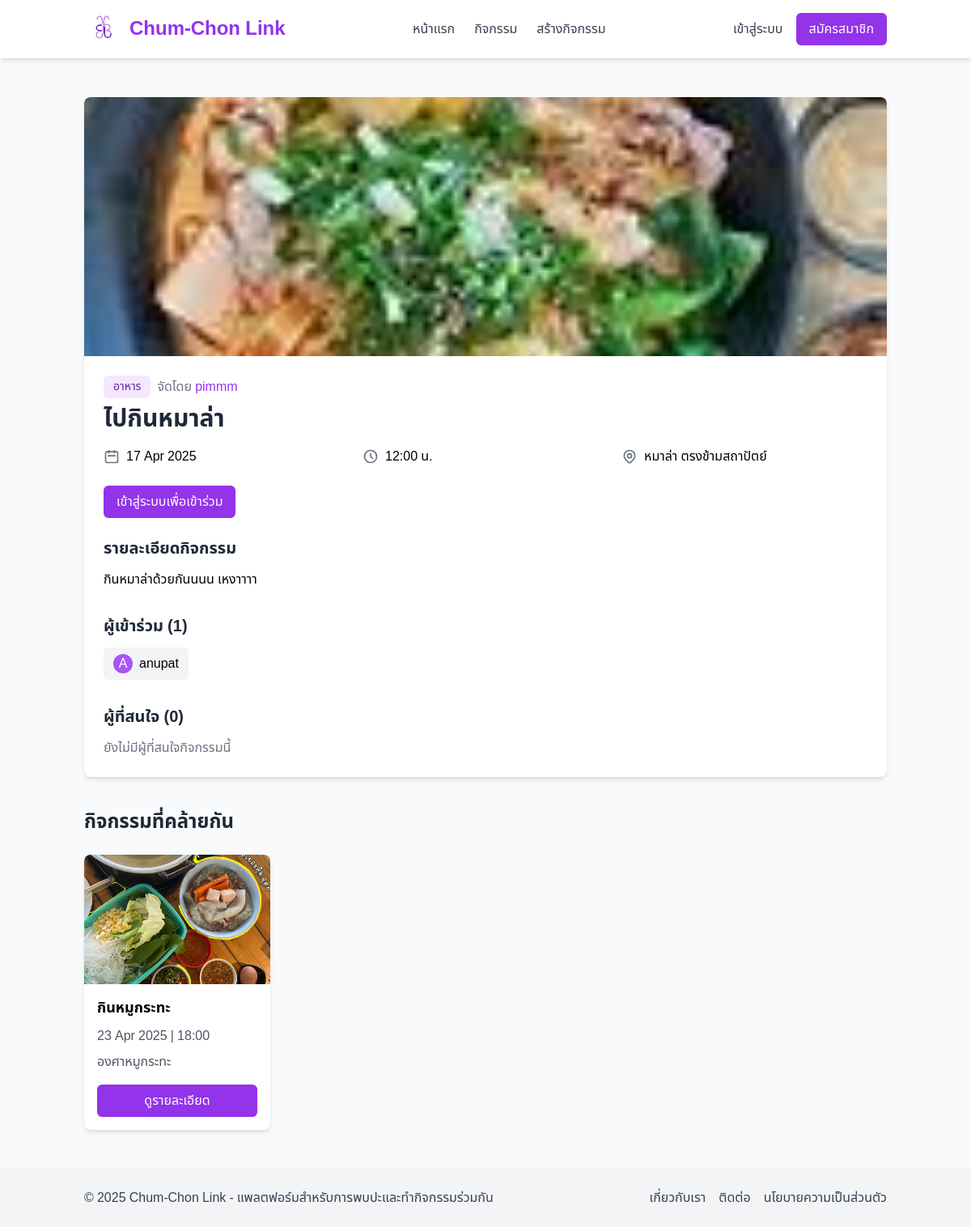
The app's page /events/2/ with its own data.
### myapp/models.py (models this page shows, shortened)
class Event(models.Model):
    title = models.CharField(max_length=200)
    description = models.TextField()
    location = models.CharField(max_length=200)
    date = models.DateField()
    time = models.TimeField()
    image = models.ImageField(upload_to='events/')
    category = models.ForeignKey(Category, on_delete=models.CASCADE, related_name='events')
    community = models.ForeignKey(Community, on_delete=models.CASCADE, related_name='events', null=True, blank=True)
    organizer = models.ForeignKey(User, on_delete=models.CASCADE, related_name='organized_events')
    max_attendees = models.PositiveIntegerField(null=True, blank=True)
    created_at = models.DateTimeField(auto_now_add=True)

class Category(models.Model):
    name = models.CharField(max_length=100)
    image = models.ImageField(upload_to='categories/', blank=True, null=True)
    class Meta:
        verbose_name_plural = 'Categories'

class Attendance(models.Model):
    STATUS_CHOICES = [
        ('attending', 'เข้าร่วม'),
        ('interested', 'สนใจ'),
        ('not_attending', 'ไม่เข้าร่วม')
    ]
    event = models.ForeignKey(Event, on_delete=models.CASCADE, related_name='attendees')
    user = models.ForeignKey(User, on_delete=models.CASCADE, related_name='attending_events')
    status = models.CharField(max_length=20, choices=STATUS_CHOICES, default='attending')
    created_at = models.DateTimeField(auto_now_add=True)
    class Meta:
        unique_together = ('event', 'user')

### myapp/views.py (the view, shortened to what this page needs)
# urls.py: path('events/<int:pk>/', views.EventDetailView.as_view(), name='event_detail'),
class EventDetailView(DetailView):
    model = Event
    template_name = 'myapp/event_detail.html'
    context_object_name = 'event'
    def get_context_data(self, **kwargs):
        context = super().get_context_data(**kwargs)
        context['attendees'] = self.object.attendees.filter(status='attending')
        context['interested'] = self.object.attendees.filter(status='interested')
        context['related_events'] = Event.objects.filter(
            category=self.object.category
        ).exclude(id=self.object.id)[:4]
        return context

### myapp/templates/myapp/event_detail.html (shortened to what this page needs)
{% extends 'myapp/base.html' %}
{% block content %}
<section class="py-6">
    <div class="bg-white rounded-lg shadow-md overflow-hidden">
        <div class="h-80 overflow-hidden">
            {% if event.image %}
            <img src="{{ event.image.url }}" alt="{{ event.title }}" class="w-full h-full object-cover">
            {% else %}
            <div class="w-full h-full bg-gray-200 flex items-center justify-center">
                <span class="text-gray-500">ไม่มีรูปภาพ</span>
            </div>
            {% endif %}
        </div>
        <div class="p-6">
            <div class="mb-6">
                <div class="flex flex-wrap items-center mb-2">
                    <span class="inline-block bg-purple-100 text-purple-800 text-sm px-3 py-1 rounded-md mr-2">{{ event.category.name }}</span>
                    <span class="text-gray-500">จัดโดย <a href="{% url 'view_profile' event.organizer.username %}" class="text-purple-600 hover:underline">{{ event.organizer.username }}</a></span>
                </div>
                <h1 class="text-3xl font-bold text-gray-800 mb-4">{{ event.title }}</h1>
                <div class="grid grid-cols-1 md:grid-cols-3 gap-4 mb-6">
                    <div class="flex items-center">
                        <svg xmlns="http://www.w3.org/2000/svg" class="h-5 w-5 text-gray-500 mr-2" fill="none" viewBox="0 0 24 24" stroke="currentColor">
                            <path stroke-linecap="round" stroke-linejoin="round" stroke-width="2" d="M8 7V3m8 4V3m-9 8h10M5 21h14a2 2 0 002-2V7a2 2 0 00-2-2H5a2 2 0 00-2 2v12a2 2 0 002 2z" />
                        </svg>
                        <span>{{ event.date|date:"d M Y" }}</span>
                    </div>
                    <div class="flex items-center">
                        <svg xmlns="http://www.w3.org/2000/svg" class="h-5 w-5 text-gray-500 mr-2" fill="none" viewBox="0 0 24 24" stroke="currentColor">
                            <path stroke-linecap="round" stroke-linejoin="round" stroke-width="2" d="M12 8v4l3 3m6-3a9 9 0 11-18 0 9 9 0 0118 0z" />
                        </svg>
                        <span>{{ event.time|time:"H:i" }} น.</span>
                    </div>
                    <div class="flex items-center">
                        <span>{{ event.location }}</span>
                    </div>
                </div>
                {% if user.is_authenticated %}
                    <div class="flex flex-wrap gap-2">
                        <form method="post" action="{% url 'attend_event' event.id %}">
                            {% csrf_token %}
                            <input type="hidden" name="status" value="attending">
                            <button type="submit" class="{% if attendance and attendance.status == 'attending' %}bg-purple-600{% else %}bg-purple-600 hover:bg-purple-700{% endif %} text-white px-4 py-2 rounded-md">
                                {% if attendance and attendance.status == 'attending' %}กำลังเข้าร่วม{% else %}เข้าร่วม{% endif %}
                            </button>
                        </form>
                        <form method="post" action="{% url 'attend_event' event.id %}">
                            {% csrf_token %}
                            <input type="hidden" name="status" value="interested">
                            <button type="submit" class="{% if attendance and attendance.status == 'interested' %}bg-purple-500{% else %}bg-gray-200 hover:bg-gray-300 text-gray-800{% endif %} px-4 py-2 rounded-md">
                                {% if attendance and attendance.status == 'interested' %}สนใจแล้ว{% else %}สนใจ{% endif %}
                            </button>
                        </form>
                        {% if event.organizer == user %}
                            <a href="{% url 'event_update' event.id %}" class="bg-gray-200 hover:bg-gray-300 text-gray-800 px-4 py-2 rounded-md">แก้ไขกิจกรรม</a>
                        {% endif %}
                    </div>
                {% else %}
                    <a href="{% url 'login' %}?next={{ request.path }}" class="inline-block bg-purple-600 hover:bg-purple-700 text-white px-4 py-2 rounded-md">เข้าสู่ระบบเพื่อเข้าร่วม</a>
                {% endif %}
            </div>
            <div class="mb-8">
                <h2 class="text-xl font-bold text-gray-800 mb-3">รายละเอียดกิจกรรม</h2>
                <div class="prose max-w-none">
                    {{ event.description|linebreaks }}
                </div>
            </div>
            <div class="mb-8">
                <h2 class="text-xl font-bold text-gray-800 mb-3">ผู้เข้าร่วม ({{ attendees.count }})</h2>
                {% if attendees %}
                    <div class="flex flex-wrap gap-2 mb-4">
                        {% for attendance in attendees %}
                            <a href="{% url 'view_profile' attendance.user.username %}" class="flex items-center bg-gray-100 px-3 py-2 rounded-md hover:bg-gray-200">
                                {% if attendance.user.profile.profile_image %}
                                    <img src="{{ attendance.user.profile.profile_image.url }}" alt="{{ attendance.user.username }}" class="w-6 h-6 rounded-full mr-2">
                                {% else %}
                                    <div class="w-6 h-6 rounded-full bg-purple-500 text-white flex items-center justify-center mr-2">{{ attendance.user.username.0|upper }}</div>
                                {% endif %}
                                <span>{{ attendance.user.username }}</span>
                            </a>
                        {% endfor %}
                    </div>
                {% else %}
                    <p class="text-gray-500">ยังไม่มีผู้เข้าร่วมกิจกรรมนี้</p>
                {% endif %}
            </div>
            <div>
                <h2 class="text-xl font-bold text-gray-800 mb-3">ผู้ที่สนใจ ({{ interested.count }})</h2>
                {% if interested %}
                    <div class="flex flex-wrap gap-2">
                        {% for attendance in interested %}
                            <a href="{% url 'view_profile' attendance.user.username %}" class="flex items-center bg-gray-100 px-3 py-2 rounded-md hover:bg-gray-200">
                                {% if attendance.user.profile.profile_image %}
                                    <img src="{{ attendance.user.profile.profile_image.url }}" alt="{{ attendance.user.username }}" class="w-6 h-6 rounded-full mr-2">
                                {% else %}
                                    <div class="w-6 h-6 rounded-full bg-purple-500 text-white flex items-center justify-center mr-2">{{ attendance.user.username.0|upper }}</div>
                                {% endif %}
                                <span>{{ attendance.user.username }}</span>
                            </a>
                        {% endfor %}
                    </div>
                {% else %}
                    <p class="text-gray-500">ยังไม่มีผู้ที่สนใจกิจกรรมนี้</p>
                {% endif %}
            </div>
        </div>
    </div>
    {% if related_events %}
    <div class="mt-10">
        <h2 class="text-2xl font-bold text-gray-800 mb-6">กิจกรรมที่คล้ายกัน</h2>
        <div class="grid grid-cols-1 sm:grid-cols-2 lg:grid-cols-4 gap-6">
            {% for event in related_events %}
            <div class="bg-white rounded-lg shadow-md overflow-hidden">
                <div class="h-40 overflow-hidden">
                    {% if event.image %}
                    <img src="{{ event.image.url }}" alt="{{ event.title }}" class="w-full h-full object-cover">
                    {% else %}
                    <div class="w-full h-full bg-gray-200 flex items-center justify-center">
                        <span class="text-gray-500">ไม่มีรูปภาพ</span>
                    </div>
                    {% endif %}
                </div>
                <div class="p-4">
                    <h3 class="font-bold text-lg mb-2">{{ event.title }}</h3>
                    <p class="text-gray-600 mb-2">{{ event.date|date:"d M Y" }} | {{ event.time|time:"H:i" }}</p>
                    <p class="text-gray-600 mb-4">{{ event.location }}</p>
                    <a href="{% url 'event_detail' event.id %}" class="block text-center bg-purple-600 hover:bg-purple-700 text-white py-2 rounded-md">ดูรายละเอียด</a>
                </div>
            </div>
            {% endfor %}
        </div>
    </div>
    {% endif %}
</section>
{% endblock %}

### myapp/templates/myapp/base.html (style rules this page uses)
body { font-family: 'Noto Sans Thai', sans-serif; }

### records on screen
Event: image (picture), category.name "อาหาร", organizer.username "pimmm", title "ไปกินหมาล่า", date "17 Apr 2025", time "12:00", location "หมาล่า ตรงข้ามสถาปัตย์", description "กินหมาล่าด้วยกันนนน เหงาาาา"
Attendance: user.username.0 "A", user.username "anupat"
Event: image (picture), title "กินหมูกระทะ", date "23 Apr 2025", time "18:00", location "องศาหมูกระทะ"

### other values on screen
{{ attendees.count }} "1"
{{ interested.count }} "0"
